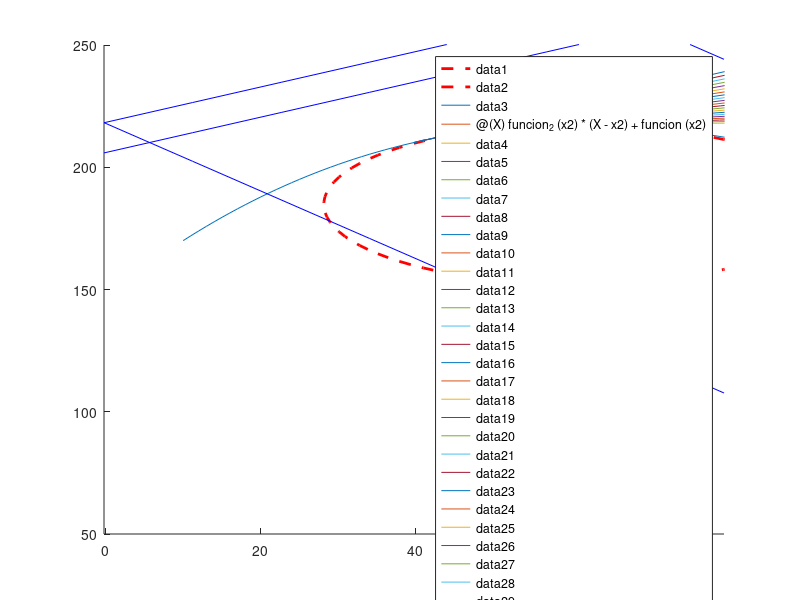
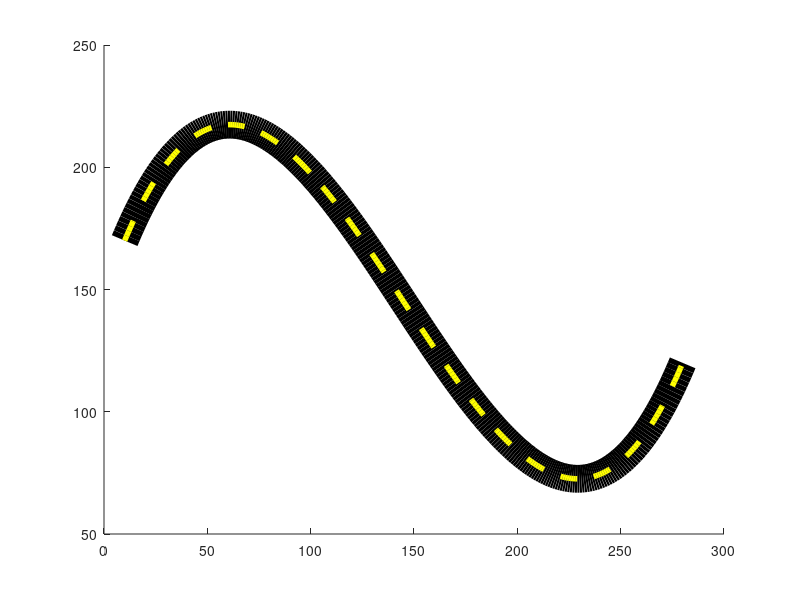

Source code (MATLAB) for these figures, in order:
close all 
clc

x1 = 10;  % coordenada x1 ya dada 
x4 = 280; % coordenada x4 ya dada
y1 = 170; % coordenada y1 ya dada
y4 = 120; % coordenada y4 ya dada

%Se secciona la grafica y solo se seleccionan laz zonas donde es mas
%posible que las coordenadas correctas se encuentren para de esta forma
incx = (x4-x1)/3;  
for i = 1:1:incx
    for j = 1:1:x4-incx
        quit=0;
        x2 = x1+i;
        x3 = x4-i;
        y2 = y1+j;
        y3 = y4-j;


        %Matriz principal
        A = [(x1^3),(x1^2),(x1),1; (x2^3),(x2^2),(x2),1; (x3^3),(x3^2),(x3),1; (x4^3),(x4^2),(x4),1];

        %Vector Y
        Y = [y1; y2; y3; y4];

        %matriz de soluciones
        Z = inv(A) * Y;

%se forma la funcion con los coeficientes que se generan en la iteracion d
%los ciclos for rpncipales y se revisan que se cumplan las condiciones que
%establece el reto.
        if (Z(1)~=0 )
            funcion = @(X)(Z(1)*X.^3)+(Z(2)*X.^2) + (Z(3)*X)+(Z(4)); %funcion principal
            funcion_2=@(X) (3*Z(1)*X.^2)+(2*Z(2)*X) + (Z(3)); %funcion derivada para calculo del radio de curva
            funcion_3=@(X) ((6*Z(1)*X)+(2*Z(2))); %segunda derivada para calculo del radio de curva
            funcion_4=@(X) sqrt((1+((funcion_2(X)).^2))); %funcion de longitud de curvatura
            longitud=integral(funcion_4,x1,x4); %se calcula la longitud
            %se corrobora si se cumplen las condiciones de longitud de arco
            if(longitud<500 && longitud>300)
                cont=1;
                X=[x1:x4];
                Y=[];
                xmax = (-Z(2)-sqrt(Z(2)^2-3*Z(1)*Z(3)))/(3*Z(1));
                xmin = (-Z(2)+sqrt(Z(2)^2-3*Z(1)*Z(3)))/(3*Z(1));
                
                for k=x1:x4
                    Y(cont)=funcion(k);
                    cont=cont+1;
                end
                radio=((1+(funcion_2(xmax)^2))^(3/2))/(funcion_3(xmax));
                
                %se comprueba si el radio de curvatura cumple con las
                %dimensiones establecidas
                if radio < 50 && radio>-50
                    PC1y = funcion(xmax)-abs(radio); 
                    PC2y = funcion(xmin)+abs(radio);
                    centerc1 = [xmax PC1y];
                    centerc2 = [xmin PC2y];
                    
                    disp(longitud)
                    disp(radio)
                    disp(Z)
                    quit=1;
                    figure('Name','Armando')
                    hold on
                    
                    %se grafican los circulos en los puntos criticos
                    viscircles(centerc1, abs(radio),'color','r','LineStyle','--');
                    viscircles(centerc2, abs(radio),'color','r','LineStyle','--');
                    axis([7 282 50 250])
                    plot(X,Y)
                    hold off
                    disp(Y)
                   break;
                end
            end
        end
    end
    if quit == 1
        break;
    end
end

for i = 1:1:incx
    
    x2 = xmin - i;
    x3 = xmax - i;
    radio=((1+(funcion_2(x2)^2))^(3/2))/(funcion_3(x2));
    radio1=((1+(funcion_2(x3)^2))^(3/2))/(funcion_3(x3));
    
    if radio < 50 && radio > -50
        hold on
        y = @(X) funcion_2(x2) * (X-x2) + funcion(x2);
        fplot(y,[x2 x2+50])
        hold off
        xrec=x2;
    end
       
    if radio1 < 50 && radio1 > -50
        hold on
        y1 = @(X) funcion_2(x3) * (X-x3) + funcion(x3);
        fplot(y1,[x3 x3+50])
        hold off
        xrecm=x3;
    end

end
a1=atand(funcion_2(xrec));
a2=atand(funcion_2(xrecm));
a3=atand(-1/(funcion_2(xrecm)));
%xrec1=(xrec-((20/(sind(a1)))));
xrecm1=(xrecm-((20/(sind(a2)))));
xrecm2=(xrecm1-((10/(sind(a2)))));
xrecm3=(xrecm1-((80/(sind(a3)))));

hold on
% y2 = @(X) funcion_2(xrec) * (X-xrec1) + funcion(xrec);
y3 = @(X) funcion_2(xrecm) * (X-xrecm1) + funcion(xrecm);
y4 = @(X) funcion_2(xrecm) * (X-xrecm2) + funcion(xrecm);
y5 = @(X) (-1/funcion_2(xrecm)) * (X-xrecm1) + funcion(xrecm);
y6 = @(X) (-1/funcion_2(xrecm)) * (X-xrecm3) + funcion(xrecm);
% fplot(y2,[xrec xrec+50],'b')
fplot(y3,[xrecm-40 xrecm+40],'b')
fplot(y4,[xrecm-40 xrecm+40],'b')
fplot(y5,[xrecm-40 xrecm+40],'b')
fplot(y6,[xrecm-40 xrecm+40],'b')
hold off


figure('Name','Carretera')
hold on
plot(X,Y,'color','k','LineWidth',20)
plot(X,Y,'color','y','LineStyle','--','LineWidth',4)
hold off
